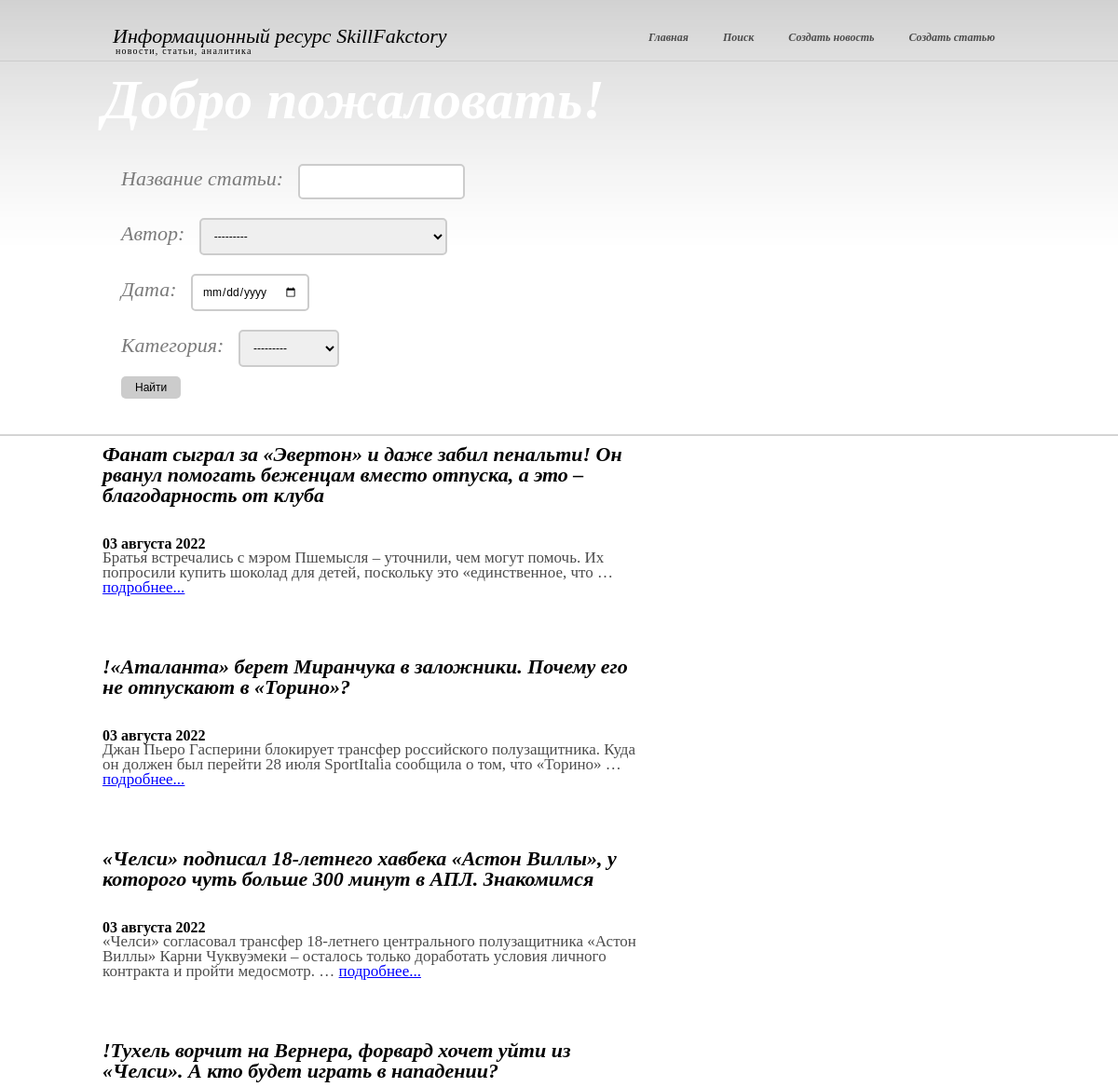
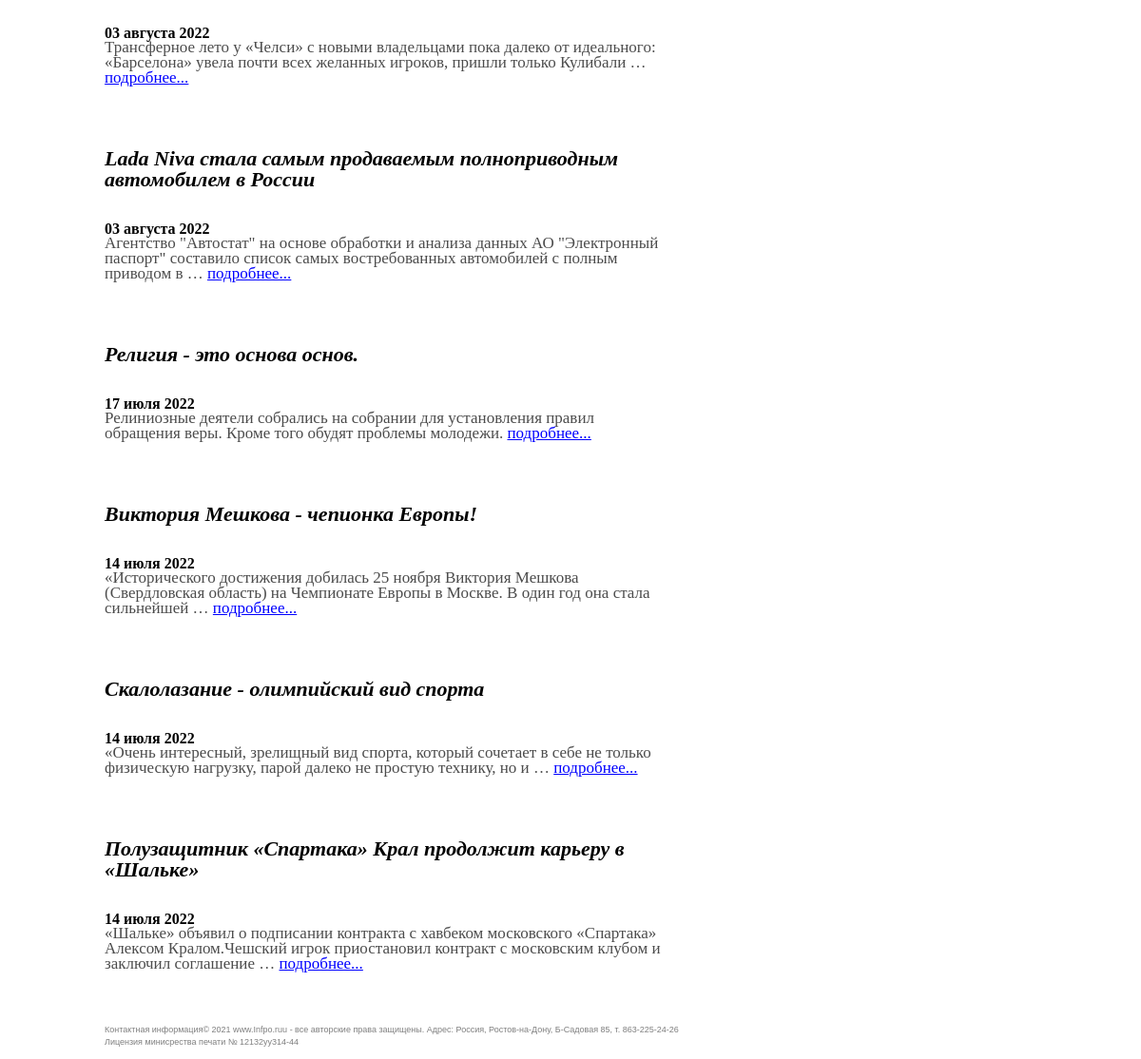
Page /home/search on the committed database (2 pictures, top to bottom).
### news/models.py (models this page shows, shortened)
class Post(models.Model): #Table for the posts
    head_article = models.CharField(max_length=255) #post`s name
    text_post = models.TextField() #text
    date = models.DateTimeField(auto_now_add = True) #date of the post will be added
    type_post = models.CharField(max_length = 20, choices = POSITIONS, default = 'news') #post`s type : news or article
    sum_rank = models.IntegerField ( default=0)
    id_author = models.ForeignKey('Author', on_delete=models.CASCADE) # onetomany relation to the table "Author"
    category = models.ManyToManyField('Category', through=PostCategory) #manytomany relation to the table "Category"

### news/views.py (the view)
class NewsFilter(ListView):
    model = Post
    template_name = 'search.html'
    context_object_name = 'news'
    ordering = '-date'
    def get_queryset(self):
        queryset = super ( ).get_queryset ( )
        self.filter = news_filter ( self.request.GET, queryset )
        return self.filter.qs
    def get_context_data(self, **kwargs):
        context = super().get_context_data(**kwargs)
        context['filter'] = news_filter
        return context

### news/models.py (called while the page is built)
    def __str__(self):
        return f'{self.name}'

    def __str__(self):
        return f'{self.full_name}'

### news/templatetags/custom_filters.py (called while the page is built)
@register.filter()
def censor(value):
   if isinstance(value, str):
      a=['хрен', 'редиска', 'тыква']
      for i in a:
         b=' '+i[0]+'*' * (len(i)-1)+' '
         value=value.replace(i, b)
   return value

### templates/search.html (shortened to what this page needs)
{% extends 'flatpages/default.html' %}
{% load custom_filters%}
{% block search %}
    <form action="" method="get">
        {{ filter.form.as_p }}
        <input type="submit" value="Найти">
    </form>
{% endblock search %}
{% block content %}
{% for i in news %}
    <div class="col">
       <div class="post">
           <h3>{{ i.head_article| censor}}</h3>
            <h4>{{ i.date|date:'d E Y' }}</h4>
            <p>{{ i.text_post|truncatewords:20| censor }}
            <a href="{{ i.id }}">подробнее...</a></p>
      </div>
    </div>
{% endfor %}
{% endblock content %}

### static/css/styles.css (style rules this page uses)
* { margin:0; padding:0; outline:0; }
body { font-size:11px; line-height:16px; font-family:Georgia, serif; color:#4c4c4c; background:#fff url(images/body-bg.gif) repeat-x 0 0; }
a { color:#0252aa; text-decoration:none; cursor:pointer; }
input, textarea, select { font-family:Arial, Helvetica, sans-serif; font-size:12px; border:0; }
#featured-content p { font-size:22px; color:#7b7b7b; line-height:25px; font-style:italic; }
.col { float:left; display:inline; width:590px; margin-right:28px; padding-bottom:41px; }
.post h3 { color:#000; font-size:22px; font-style:italic; line-height:22px; padding:10px 0 10px 0; }
.post h4 { color:#000; font-size:16px; line-height:12px; padding:25px 0 1px 0; }
.post p { font-size:17px; padding-bottom:15px; }
.post p a { color:blue; text-decoration:underline; }

### static/css/styles_form.css (style rules this page uses)
form { font-family: inherit; font-size: 1rem; font-weight: 50%; padding:10px; margin:10px; align:center; }
input[type=text],select,input[type=date],textarea { padding:10px; margin:10px; border:2px solid #ccc; -webkit-border-radius: 5px; border-radius: 5px; }
input[type=submit] { padding:5px 15px; background:#ccc; border:0 none; cursor:pointer; -webkit-border-radius: 5px; border-radius: 5px; }

### rows in the picture
Post: head_article|censor "Фанат сыграл за «Эвертон» и даже забил пенальти! Он рванул помогать беженцам вместо отпуска, а это – благодарность от клуба", date "03 августа 2022", text_post|censor "Братья встречались с мэром Пшемысля – уточнили, чем могут помочь. Их попросили купить шоколад для детей, поскольку это «единственное, что …"
Post: head_article|censor "!«Аталанта» берет Миранчука в заложники. Почему его не отпускают в «Торино»?", date "03 августа 2022", text_post|censor "Джан Пьеро Гасперини блокирует трансфер российского полузащитника. Куда он должен был перейти 28 июля SportItalia сообщила о том, что «Торино» …"
Post: head_article|censor "«Челси» подписал 18-летнего хавбека «Астон Виллы», у которого чуть больше 300 минут в АПЛ. Знакомимся", date "03 августа 2022", text_post|censor "«Челси» согласовал трансфер 18-летнего центрального полузащитника «Астон Виллы» Карни Чуквуэмеки – осталось только доработать условия личного контракта и пройти медосмотр. …"
Post: head_article|censor "!Тухель ворчит на Вернера, форвард хочет уйти из «Челси». А кто будет играть в нападении?", date "03 августа 2022", text_post|censor "Трансферное лето у «Челси» с новыми владельцами пока далеко от идеального: «Барселона» увела почти всех желанных игроков, пришли только Кулибали …"
Post: head_article|censor "Lada Niva стала самым продаваемым полноприводным автомобилем в России", date "03 августа 2022", text_post|censor "Агентство \"Автостат\" на основе обработки и анализа данных АО \"Электронный паспорт\" составило список самых востребованных автомобилей с полным приводом в …"
Post: head_article|censor "Религия - это основа основ.", date "17 июля 2022", text_post|censor "Релиниозные деятели собрались на собрании для установления правил обращения веры. Кроме того обудят проблемы молодежи."
Post: head_article|censor "Виктория Мешкова - чепионка Европы!", date "14 июля 2022", text_post|censor "«Исторического достижения добилась 25 ноября Виктория Мешкова (Свердловская область) на Чемпионате Европы в Москве. В один год она стала сильнейшей …"
Post: head_article|censor "Скалолазание - олимпийский вид спорта", date "14 июля 2022", text_post|censor "«Очень интересный, зрелищный вид спорта, который сочетает в себе не только физическую нагрузку, парой далеко не простую технику, но и …"
Post: head_article|censor "Полузащитник «Спартака» Крал продолжит карьеру в «Шальке»", date "14 июля 2022", text_post|censor "«Шальке» объявил о подписании контракта с хавбеком московского «Спартака» Алексом Кралом.Чешский игрок приостановил контракт с московским клубом и заключил соглашение …"
